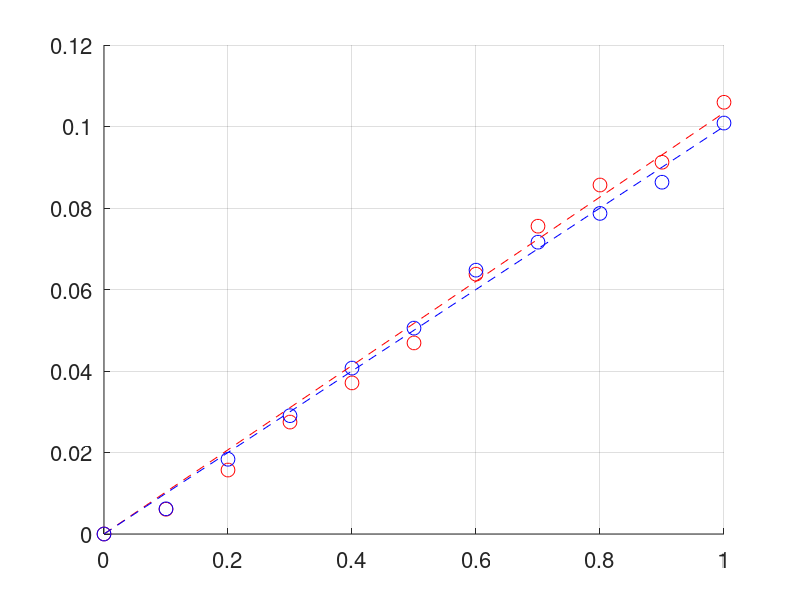

Write the MATLAB code that produced this figure. (Note: this script raises an error after producing the figure.)
%% Speed-to-thrust parameter estimation
%  Data seems linear -> use linear regression

load('thrust_measurement.mat');

% average measurements
u = linspace(0, 1, 11)';
thrust_l = ave.left_g / 1000 * 9.81;
thrust_r = ave.right_g / 1000 * 9.81;

% linear regression: thrust = beta(1)*u 
k_l = u\thrust_l
k_r = u\thrust_r

% quadratic regression: thrust = beta(1)*u + beta(2)*u^2
%beta_l = [u, u.^2]\thrust_l
%beta_r = [u, u.^2]\thrust_r

figure('DefaultAxesFontSize', 16)
hold on
grid
scatter(u, thrust_l, 100, 'r');
scatter(u, thrust_r, 100, 'b');
plot(u, k_l*u, 'r--', 'linewidth', 0.75);
plot(u, k_r*u, 'b--', 'linewidth', 0.75);
legend('measurements left', 'measurements right', ...
       'regression left', 'regression right', ...
       'location', 'NW')
xlabel('input $u_L$, $u_R$ [-]')
ylabel('speed-to-thrust coefficient k [N]')


